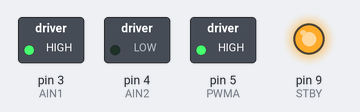
This sketch was run on a simulated Arduino Uno, built with avr-gcc and run on an emulated ATmega328P. Shown: switched loads named in the sketch (green lamp = pin HIGH), output pins drawn as LEDs (lit = HIGH).

Above: at 0.1 s.
Timing chart, 0 to 1.6 s (numbered marks = the images above):
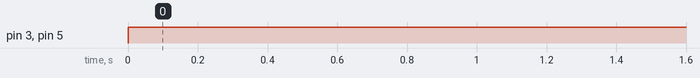

Measured:
- by itself, pin 3 (AIN1), pin 5 (PWMA): LOW → HIGH at 0.00 s

The sketch:

gear_motor.ino
```cpp
/////////////////
///TBTB6612FNG///
/////////////////
const int STBY = 9;
//MOTOT A
const int PWMA = 5;
const int AIN1 = 3;
const int AIN2 = 4;

void setup() {
  pinMode(STBY, OUTPUT);

  pinMode(PWMA, OUTPUT);
  pinMode(AIN1, OUTPUT);
  pinMode(AIN2, OUTPUT);


  digitalWrite(STBY, HIGH);

}

void loop() {
   digitalWrite(AIN1, HIGH);
  digitalWrite(AIN2, LOW);
  analogWrite(PWMA, 255);

  delay(3000);

}
```
